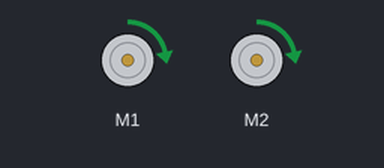
Recording of a program running on a simulated BBC micro:bit (MakeCode). Shown: 2 × DC motor (green arrow = forward, orange = backward, longer = faster). At 7.0 s the program stops and its outputs stay as they are.

Above: at 0.1 s.
At 5.1 s:
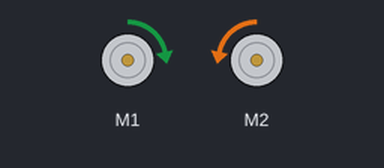
Timing chart, 0 to 7.5 s (numbered marks = the images above):
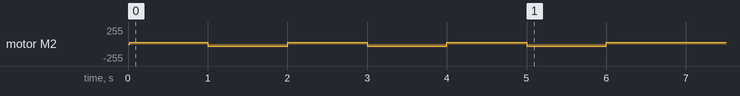

The program:

main.ts
```typescript
maqueen.motorRun(maqueen.Motors.All, maqueen.Dir.CW, 30)
basic.pause(1000)
maqueen.motorRun(maqueen.Motors.M1, maqueen.Dir.CW, 30)
maqueen.motorRun(maqueen.Motors.M2, maqueen.Dir.CCW, 30)
basic.pause(1000)
maqueen.motorRun(maqueen.Motors.All, maqueen.Dir.CW, 30)
basic.pause(1000)
maqueen.motorRun(maqueen.Motors.M1, maqueen.Dir.CW, 30)
maqueen.motorRun(maqueen.Motors.M2, maqueen.Dir.CCW, 30)
basic.pause(1000)
maqueen.motorRun(maqueen.Motors.All, maqueen.Dir.CW, 30)
basic.pause(1000)
maqueen.motorRun(maqueen.Motors.M1, maqueen.Dir.CW, 30)
maqueen.motorRun(maqueen.Motors.M2, maqueen.Dir.CCW, 30)
basic.pause(1000)
maqueen.motorRun(maqueen.Motors.All, maqueen.Dir.CW, 30)
basic.pause(1000)
```

test.ts
```typescript
// tests gaan hier; deze zal niet worden gecompileerd wanneer dit pakket wordt gebruikt als extensie.
```
